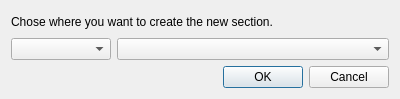
<?xml version="1.0" encoding="UTF-8"?>
<ui version="4.0">
 <class>NewConnectedElementDialog</class>
 <widget class="QDialog" name="NewConnectedElementDialog">
  <property name="geometry">
   <rect>
    <x>0</x>
    <y>0</y>
    <width>400</width>
    <height>99</height>
   </rect>
  </property>
  <property name="windowTitle">
   <string>Dialog</string>
  </property>
  <layout class="QVBoxLayout" name="verticalLayout">
   <item>
    <widget class="QLabel" name="label">
     <property name="text">
      <string>Chose where you want to create the new section. </string>
     </property>
    </widget>
   </item>
   <item>
    <layout class="QHBoxLayout" name="horizontalLayout">
     <item>
      <widget class="QComboBox" name="comboBoxWhere">
       <property name="minimumSize">
        <size>
         <width>100</width>
         <height>0</height>
        </size>
       </property>
       <property name="maximumSize">
        <size>
         <width>100</width>
         <height>16777215</height>
        </size>
       </property>
      </widget>
     </item>
     <item>
      <widget class="QComboBox" name="comboBoxStartUID"/>
     </item>
    </layout>
   </item>
   <item>
    <widget class="QDialogButtonBox" name="buttonBox">
     <property name="orientation">
      <enum>Qt::Horizontal</enum>
     </property>
     <property name="standardButtons">
      <set>QDialogButtonBox::Cancel|QDialogButtonBox::Ok</set>
     </property>
    </widget>
   </item>
  </layout>
 </widget>
 <resources/>
 <connections>
  <connection>
   <sender>buttonBox</sender>
   <signal>accepted()</signal>
   <receiver>NewConnectedElementDialog</receiver>
   <slot>accept()</slot>
   <hints>
    <hint type="sourcelabel">
     <x>248</x>
     <y>254</y>
    </hint>
    <hint type="destinationlabel">
     <x>157</x>
     <y>274</y>
    </hint>
   </hints>
  </connection>
  <connection>
   <sender>buttonBox</sender>
   <signal>rejected()</signal>
   <receiver>NewConnectedElementDialog</receiver>
   <slot>reject()</slot>
   <hints>
    <hint type="sourcelabel">
     <x>316</x>
     <y>260</y>
    </hint>
    <hint type="destinationlabel">
     <x>286</x>
     <y>274</y>
    </hint>
   </hints>
  </connection>
 </connections>
</ui>
